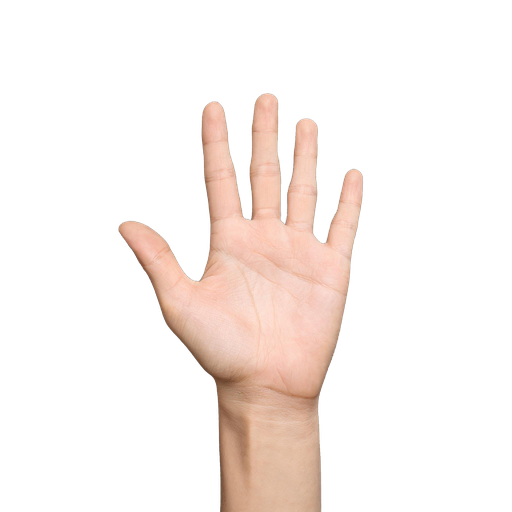
#> input picture tests/data/hand.png, 512 x 512 px
$ python make_hand_video.py
#> lines starting #> are read from the running program, lines starting #| are printed output that depends on the picture
"""生成真实手势测试视频：把一张张开的手（tests/data/hand.png）按已知的位置和角度合成为 30fps 的 y4m 视频，
给 Chrome 当虚拟摄像头（--use-file-for-fake-video-capture），用真的 MediaPipe 识别来测跟手和拨时间。
用法：python tests/make_hand_video.py [输出目录]，默认写到系统临时目录；同时写出每帧真值 truth.json
"""
import json, math, pathlib, subprocess, sys, tempfile
import numpy as np
from PIL import Image

ROOT = pathlib.Path(__file__).resolve().parent
W, H, FPS = 640, 360, 30
PALM, PALM_LEN = (0.5474, 0.539), 0.3072   # hand.png 里手掌中心的位置、手掌长度（手腕到中指根），都是占图片边长的比例
L = 80                                      # 视频里的手掌长度（像素）
DISP_W, DISP_H = 1280, 720                  # 测试页面的窗口大小，真值按它换算
A, O = (260, 360), (640, 432)               # 显示坐标：离物品远的位置、物品中心

# 时间线：(秒, 状态函数)；状态是显示坐标里的手掌中心和顺时针转角（0 = 手指朝上），None = 画面里没有手
SEGMENTS = [
    (2, lambda k: None),
    (2, lambda k: (A, 0)),
    (1, lambda k: ((A[0] + (O[0] - A[0]) * k, A[1] + (O[1] - A[1]) * k), 0)),
    (1, lambda k: (O, 0)),
    (2, lambda k: (O, 60 * k)),
    (1, lambda k: (O, 60)),
    (2, lambda k: (O, 60 - 60 * k)),
    (1, lambda k: (O, 0)),
    (2, lambda k: (O, 30 * k)),
    (1.5, lambda k: (O, 30)),
    (0.5, lambda k: None),
]


def state(t):
    t0 = 0
    for dur, fn in SEGMENTS:
        if t < t0 + dur:
            return fn((t - t0) / dur)
        t0 += dur
    return None


def main():
    out = pathlib.Path(sys.argv[1] if len(sys.argv) > 1 else tempfile.gettempdir()) / 'timesim-hand'
    out.mkdir(parents=True, exist_ok=True)
    hand = Image.open(ROOT / 'data' / 'hand.png').convert('RGBA')
#> hand is the input picture: PIL image 512x512 RGBA; mean R, G, B, A 45.3, 37, 33, 49
    k = L / (PALM_LEN * hand.width)
#> k = 0.509
    hand = hand.resize((round(hand.width * k), round(hand.height * k)), Image.LANCZOS)
#> hand: PIL image 260x260 RGBA
    px, py = PALM[0] * hand.width, PALM[1] * hand.height
#> px = 142.3; py = 140.1
    S = int(2 * max(math.hypot(px - cx, py - cy) for cx in (0, hand.width) for cy in (0, hand.height))) + 4
#> S = 403
    pad = Image.new('RGBA', (S, S))
#> pad: PIL image 403x403 RGBA; every value is 0
    pad.paste(hand, (round(S / 2 - px), round(S / 2 - py)))
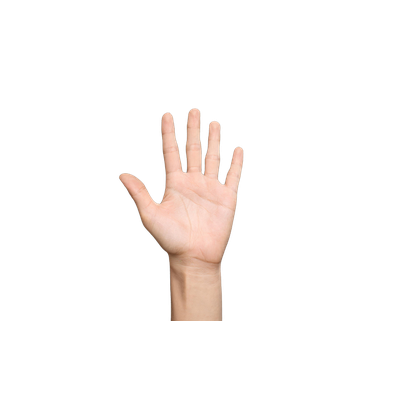
#> pad: PIL image 403x403 RGBA; mean R, G, B, A 19.7, 16.1, 14.3, 20.4; transparent parts drawn white
    yy, xx = np.mgrid[0:H, 0:W]
    bg = (np.dstack([38 + 30 * yy / H + 8 * xx / W] * 3) * [1.0, 1.02, 1.08]).astype(np.float32)
    rng = np.random.default_rng(7)
    total = sum(d for d, _ in SEGMENTS)
#> (the run stopped early here; a loop or call above may not have finished)
